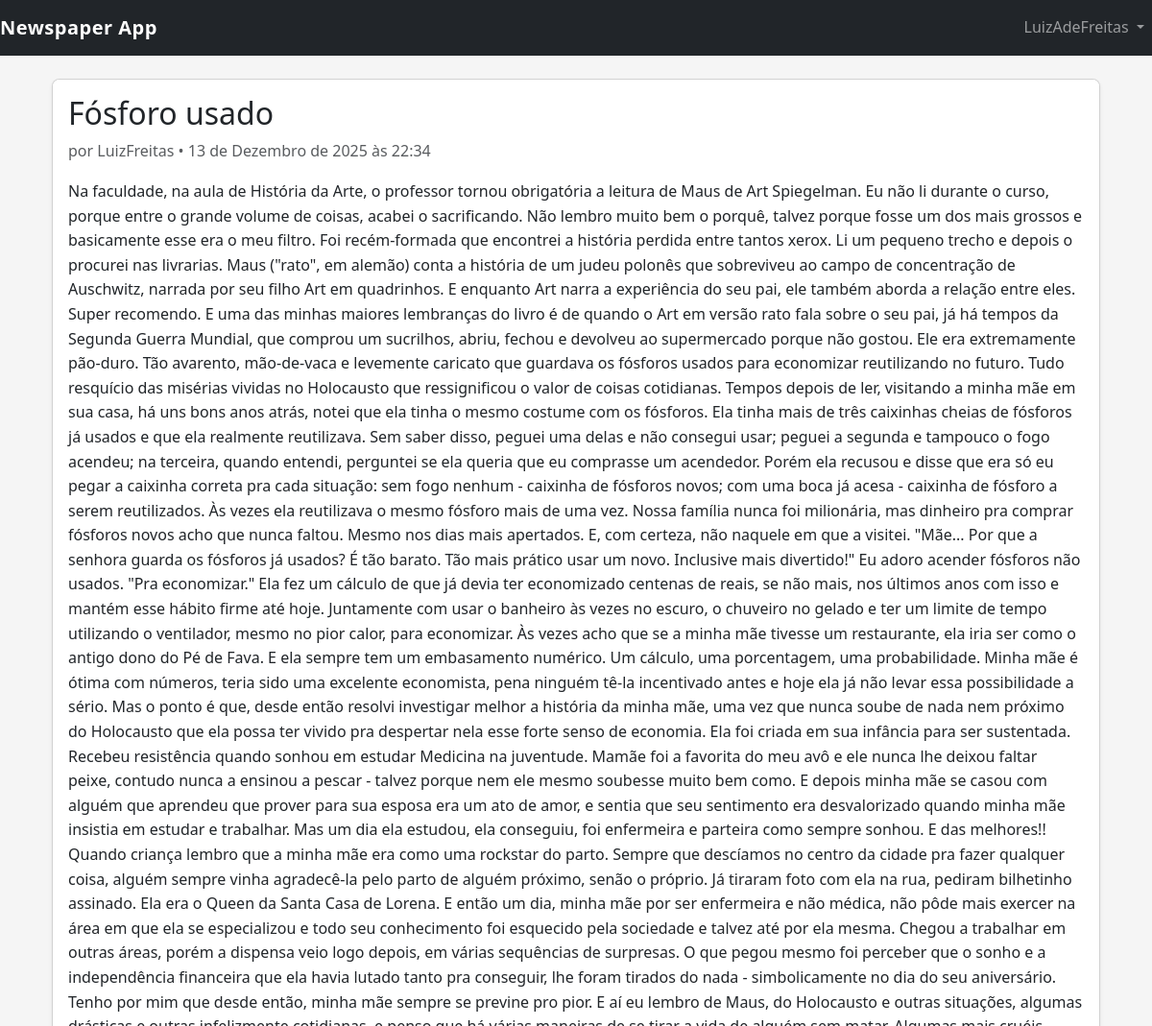
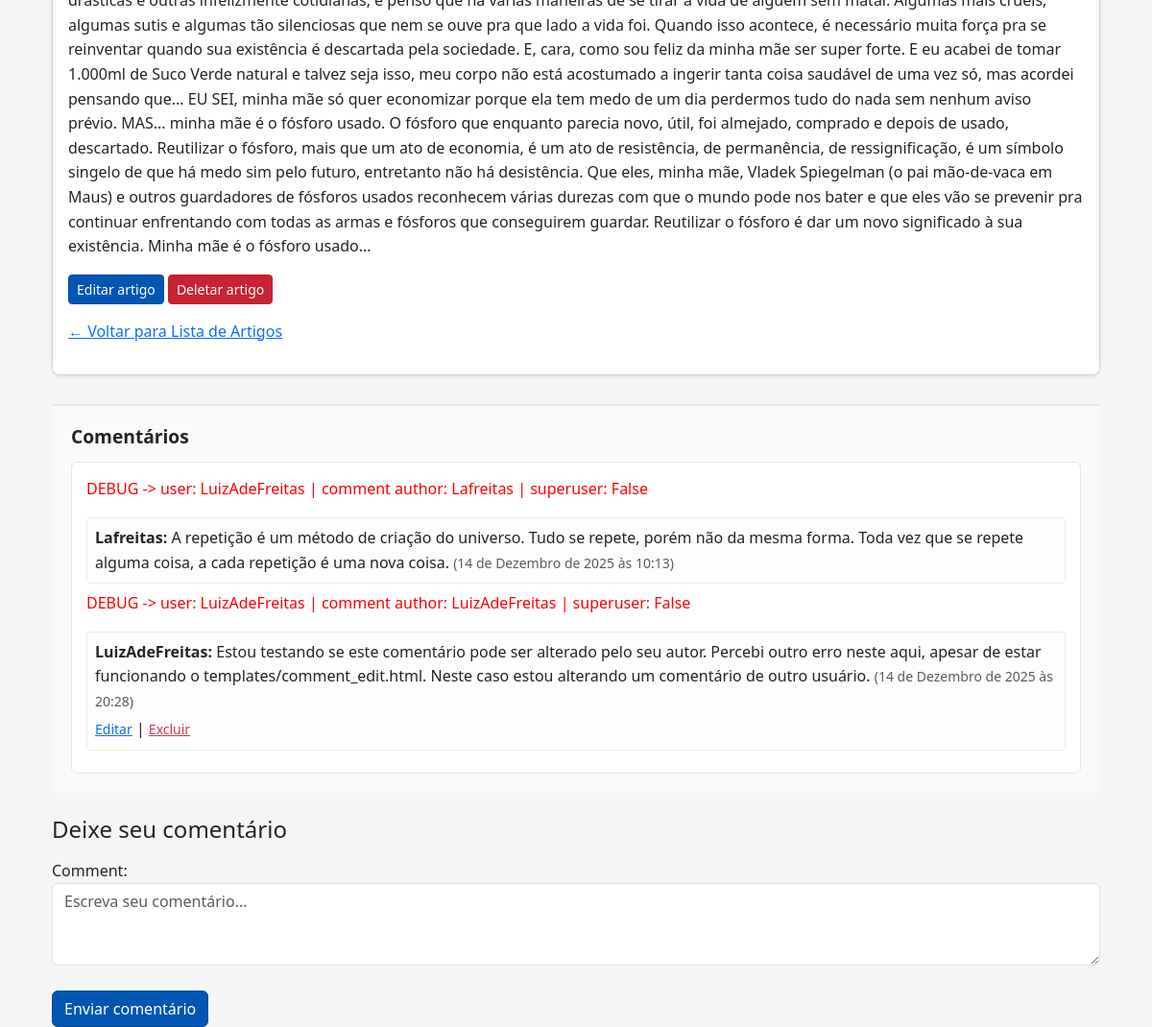
/articles/2/ (signed in), run on the app's committed database (2 pictures, top to bottom).
### users/models.py (models this page shows)
class CustomUser(AbstractUser):
    age = models.PositiveIntegerField(null=True, blank=True)

### articles/models.py (models this page shows, shortened)
class Article(models.Model):
    title = models.CharField(max_length=255)
    body = models.TextField()
    date = models.DateTimeField(auto_now_add=True)
    author = models.ForeignKey(
        get_user_model(),
        on_delete=models.CASCADE,
    )

class Comment(models.Model):
    article = models.ForeignKey(
        Article,
        related_name='comments',
        on_delete=models.CASCADE
    )
    author = models.ForeignKey(
        get_user_model(),
        on_delete=models.CASCADE
    )
    comment = models.TextField()  # texto do comentário
    date = models.DateTimeField(auto_now_add=True)

### articles/views.py (the view, shortened to what this page needs)
# urls.py: path('<int:pk>/', ArticleDetailView.as_view(), name='article_detail'), # URL pattern for article detail view
class ArticleDetailView(LoginRequiredMixin, DetailView):
    model = Article
    template_name = 'article_detail.html' # specify your template name/location
    login_url = '/accounts/login/'  # redirect to login if not authenticated
    def get_context_data(self, **kwargs):
        context = super().get_context_data(**kwargs)
        context["form"] = CommentForm()
        return context

### articles/forms.py
class CommentForm(forms.ModelForm):
    class Meta:
        model = Comment
        fields = ("comment",)
        widgets = {
            "comment": forms.Textarea(attrs={
                "class": "form-control",
                "rows": 3,
                "placeholder": "Escreva seu comentário..."
            })
        }

### templates/article_detail.html (shortened to what this page needs)
{% extends "base.html" %}
{% load static %}
{% block content %}
<div class="container mt-4">
    <div class="card mb-4 shadow-sm">
        <div class="card-body">
            <h2 class="card-title">{{ object.title }}</h2>
            <p class="text-muted">
                por {{ object.author }} • {{ object.date }}
            </p>
            <p class="card-text">{{ object.body }}</p>
            <div class="mt-3">
                <a href="{% url 'article_edit' object.pk %}" class="btn btn-primary btn-sm">Editar artigo</a>
                <a href="{% url 'article_delete' object.pk %}" class="btn btn-danger btn-sm">Deletar artigo</a>
            </div>
            <p class="mt-3">
                <a href="{% url 'article_list' %}">← Voltar para Lista de Artigos</a>
            </p>
        </div>
    </div>
    <div class="comments-section">
        <h4 class="comments-title">Comentários</h4>
        <div class="comments-list">
            {% for comment in object.comments.all %}
                <p style="color:red;">
                    DEBUG -> user: {{ user }} | comment author: {{ comment.author }} |
                    superuser: {{ user.is_superuser }}
                </p>
                <div class="comment-item mb-2 p-2">
                    <strong>{{ comment.author }}:</strong>
                    <span>{{ comment.comment }}</span>
                    <small class="text-muted"> ({{ comment.date }})</small>
                    {% if user.is_authenticated %}
                        {% if user == comment.author or user.is_superuser %}
                        <div class="mt-1">
                            <a href="{% url 'comment_edit' comment.pk %}" class="small">Editar</a> |
                            <a href="{% url 'comment_delete' comment.pk %}" class="small text-danger">Excluir</a>
                        </div>
                        {% endif %}
                    {% endif %}
                </div>
            {% endfor %}
        </div>
    </div>
    <div class="mt-4">
        <h4>Deixe seu comentário</h4>
        {% if user.is_authenticated %}
            <form method="POST" class="mt-3">
                {{ form.as_p }}
                <button type="submit" class="btn btn-primary">Enviar comentário</button>
            </form>
        {% else %}
            <p class="text-muted">
                Você precisa <a href="{% url 'login' %}">entrar</a> para comentar.
            </p>
        {% endif %}
    </div>
</div>
{% endblock %}

### templates/base.html (shortened to what this page needs)
{% load static %}
<!DOCTYPE html>
<html lang="pt-br">
<head>
    <link href="https://cdn.jsdelivr.net/npm/bootstrap@5.3.2/dist/css/bootstrap.min.css" rel="stylesheet">
    <link href="{% static 'style.css' %}" rel="stylesheet">
</head>
<body>
    <nav class="navbar navbar-expand-md navbar-dark bg-dark mb-4">
        <a class="navbar-brand" href="{% url 'home' %}">Newspaper App</a>
        <div class="collapse navbar-collapse" id="navbarCollapse">
            {% if user.is_authenticated %}
            <ul class="navbar-nav ms-auto">
                <li class="nav-item dropdown">
                    <a class="nav-link dropdown-toggle" href="#" id="userMenu" data-bs-toggle="dropdown">
                        {{ user.username }}
                    </a>
                </li>
            </ul>
            {% else %}
            <div class="ms-auto">
                <a href="{% url 'login' %}" class="btn btn-outline-secondary">Log In</a>
                <a href="{% url 'signup' %}" class="btn btn-primary ms-2">Sign Up</a>
            </div>
            {% endif %}
        </div>
    </nav>
    <div class="container">
        {% block content %}
        {% endblock content %}
    </div>
</body>
</html>

### static/style.css (style rules this page uses)
body { background-color: #f5f5f5; font-family: "Segoe UI", Roboto, Arial, sans-serif; line-height: 1.6; }
.navbar-brand { font-weight: 600; letter-spacing: 0.5px; }
.card { border-radius: 8px; overflow: hidden; }
.card-body { background: #ffffff; }
.card-body p { margin-bottom: 1rem; }
.btn-primary { background-color: #0056b3; border-color: #004a9c; }
.btn-danger { background-color: #c82333; border-color: #bd2130; }
.comments-section { border-top: 2px solid #e5e5e5; padding: 20px; background: #fafafa; }
.comments-title { font-size: 1.2rem; font-weight: 600; margin-bottom: 15px; }
.comments-list { background: #ffffff; padding: 15px; border-radius: 6px; border: 1px solid #e5e5e5; }
.comment-item { background: #fdfdfd; border: 1px solid #eaeaea; border-radius: 4px; padding: 10px; transition: background 0.2s ease; }
form input, form textarea { border-radius: 6px !important; }
form button { margin-top: 10px; }
form textarea { resize: vertical; }
.comments-section { margin-top: 30px; }

### data on the page
CustomUser: username "LuizAdeFreitas", is_superuser "False"
Article: title "Fósforo usado", author "LuizFreitas", date "13 de Dezembro de 2025 às 22:34", body "Na faculdade, na aula de História da Arte, o professor tornou obrigatória a leitura de Maus de Art Spiegelman. Eu não li durante o curso, porque entre o grande volume de coisas, acabei o sacrificando. Não lembro muito bem o porquê, talvez porque fosse um dos mais grossos e basicamente esse era o meu filtro. Foi recém-formada que encontrei a história perdida entre tantos xerox. Li um pequeno trecho e depois o procurei nas livrarias. Maus (\"rato\", em alemão) conta a história de um judeu polonês que sobreviveu ao campo de concentração de Auschwitz, narrada por seu filho Art em quadrinhos. E enquanto Art narra a experiência do seu pai, ele também aborda a relação entre eles. Super recomendo. E…"
Comment: author "Lafreitas", comment "A repetição é um método de criação do universo. Tudo se repete, porém não da mesma forma. Toda vez que se repete alguma coisa, a cada repetição é uma nova coisa.", date "14 de Dezembro de 2025 às 10:13"
Comment: author "LuizAdeFreitas", comment "Estou testando se este comentário pode ser alterado pelo seu autor. Percebi outro erro neste aqui, apesar de estar funcionando o templates/comment_edit.html. Neste caso estou alterando um comentário de outro usuário.", date "14 de Dezembro de 2025 às 20:28", shows "Editar"
